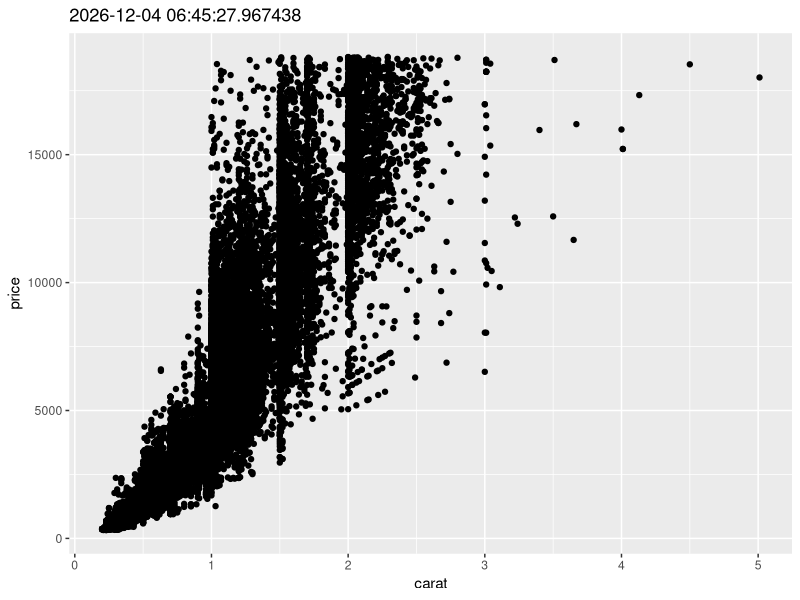

Write R code to recreate this figure.
## ---- chunk 1
knitr::opts_chunk$set(echo = TRUE)
## ---- chunk 2
library(ggplot2)
library(rmarkdown)

diamonds |> 
  ggplot2::ggplot(aes(x = carat, y = price)) +
  ggplot2::geom_point() +
  ggplot2::labs(title = Sys.time())
